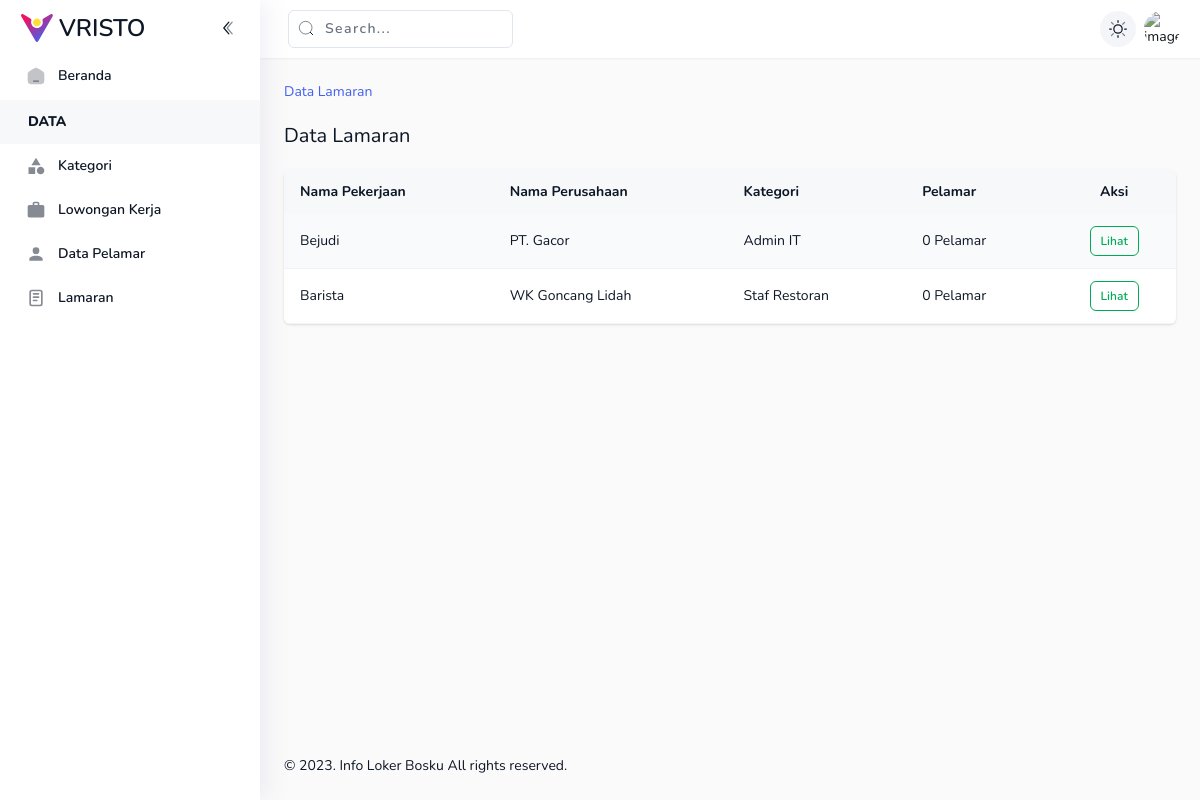
The page /index.php/admin/lamaran on the database as committed earlier.
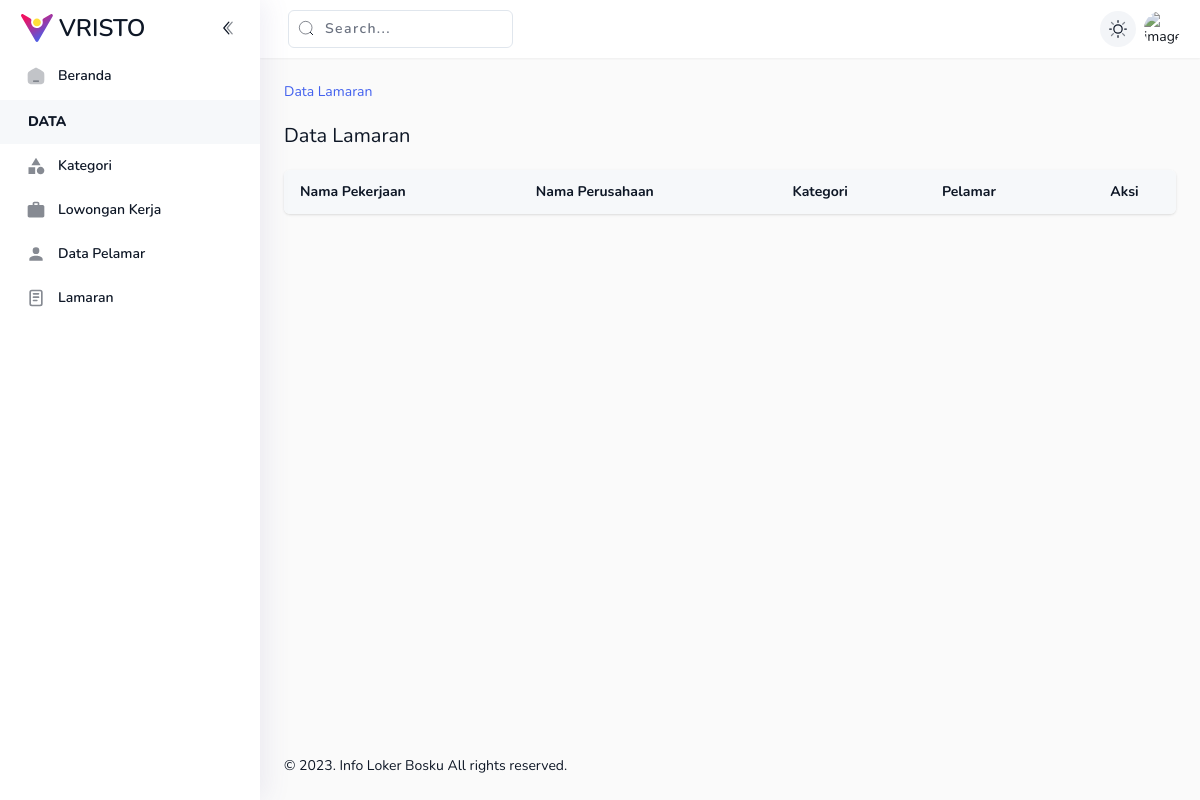
The same page on the database as committed later.
### tables this page shows
CREATE TABLE `loker` (
  `id_loker` varchar(50) NOT NULL,
  `nama_pekerjaan` varchar(200) NOT NULL,
  `nama_perusahaan` varchar(150) NOT NULL,
  `provinsi` varchar(100) NOT NULL,
  `kabupaten` varchar(100) NOT NULL,
  `kota` varchar(100) NOT NULL,
  `lokasi` text DEFAULT NULL,
  `gaji` varchar(200) NOT NULL,
  `gaji_akhir` varchar(200) NOT NULL,
  `benefit` varchar(255) DEFAULT NULL,
  `tunjangan` text DEFAULT NULL,
  `keuntungan` text DEFAULT NULL,
  `deskripsi` text NOT NULL,
  `tipe_kerja` varchar(50) NOT NULL,
  `kebijakan` varchar(50) NOT NULL,
  `hari_kerja` varchar(100) DEFAULT NULL,
  `jam_kerja` varchar(100) DEFAULT NULL,
  `pendidikan` varchar(150) NOT NULL,
  `pengalaman` varchar(50) NOT NULL,
  `jenis_kelamin` enum('Laki - Laki','Perempuan','Semua Jenis Kelamin') NOT NULL,
  `usia` int(20) NOT NULL,
  `skills` varchar(100) NOT NULL,
  `kategori` varchar(50) NOT NULL,
  `tgl_loker` date NOT NULL DEFAULT current_timestamp(),
  `tgl_akhir_loker` date DEFAULT NULL,
  `created_at` timestamp NOT NULL DEFAULT current_timestamp(),
  `updated_at` timestamp NOT NULL DEFAULT current_timestamp() ON UPDATE current_timestamp(),
  `deleted_at` timestamp NULL DEFAULT NULL
);

### application/controllers/admin/Lamaran.php (called while the page is built, shortened)
<?php
class Lamaran extends CI_Controller
{
    public function __construct()
    {
        $this->load->model('Lamaran_model', 'lamaran');
        $this->load->library('session');
    }
    public function index()
    {
        $data['lamaran'] = $this->lamaran->loker('loker');
        $data['totalpelamar'] = $this->lamaran->total();
        $this->load->view('admin/lamaran/index', $data);
    }
}

### index.php (called while the page is built, shortened)
<?php
require_once BASEPATH.'core/CodeIgniter.php';

### application/models/Lamaran_model.php (called while the page is built, shortened)
<?php
class Lamaran_model extends CI_Model
{
    public function loker($table)
    {
        $this->db->from($table);
        $this->db->order_by('id_loker', 'DESC');
        $query = $this->db->get();
        if ($query->num_rows() > 0) {
            foreach ($query->result_array() as $row) {
                $data[] = $row;
            }
        } else {
            $data = NULL;
        }
        return $data;
    }
    public function total()
    {
        $this->db->select('*');
        $this->db->from('lamaran');
        $this->db->join('data_pelamar', 'lamaran.id_pelamar = data_pelamar.id_pelamar');
        return $this->db->get()->result_array();
    }
    public function pelamar($id)
    {
        $q = $this->db->query("SELECT * FROM lamaran WHERE id_loker='$id'");
        return $q->result();
    }
}

### application/views/admin/lamaran/index.php (the view, shortened to what the changed rows need)
<!DOCTYPE html>
<html lang="en" dir="ltr">
<head>
</head>
<body x-data="main" class="relative overflow-x-hidden font-nunito text-sm font-normal antialiased" :class="[ $store.app.sidebar ? 'toggle-sidebar' : '', $store.app.theme === 'dark' || $store.app.isDarkMode ?  'dark' : '', $store.app.menu, $store.app.layout,$store.app.rtlClass]">
    <div class="main-container min-h-screen text-black dark:text-white-dark" :class="[$store.app.navbar]">
        <div class="main-content flex min-h-screen flex-col">
            <div class="animate__animated p-6" :class="[$store.app.animation]">
                <div>
                    <div x-data="contacts">
                        <div class="flex flex-wrap items-center justify-between gap-4">
                            <h2 class="text-xl mt-5">Data Lamaran</h2>
                        </div>
                        <div class="panel mt-5 overflow-hidden border-0 p-0">
                            <div>
                                <div class="table-responsive">
                                    <table class="table-striped table-hover">
                                        <thead>
                                            <tr>
                                                <th class="font-bold">Nama Pekerjaan</th>
                                                <th class="font-bold">Nama Perusahaan</th>
                                                <th class="font-bold">Kategori</th>
                                                <th class="font-bold">Pelamar</th>
                                                <th class="!text-center font-bold">Aksi</th>
                                            </tr>
                                        </thead>
                                        <tbody>
                                            <?php foreach ($lamaran as $l) : ?>
                                                <div>
                                                    <tr>
                                                        <td>
                                                            <div class="flex w-max items-center">
                                                                <div><?= $l['nama_pekerjaan'] ?></div>
                                                            </div>
                                                        </td>
                                                        <td>
                                                            <div class="flex w-max items-center">
                                                                <div><?= $l['nama_perusahaan'] ?></div>
                                                            </div>
                                                        </td>
                                                        <td>
                                                            <div class="flex w-max items-center">
                                                                <div><?= $l['kategori'] ?></div>
                                                            </div>
                                                        </td>
                                                        <td>
                                                            <div class="flex w-max items-center">
                                                              <?php $pelamar = $this->lamaran->pelamar($l['id_loker']);
                                                                    echo count($pelamar) . ' Pelamar'; ?>
                                                            </div>
                                                        </td>
                                                        <td>
                                                            <div class="flex items-center justify-center gap-4">
                                                                <a href="<?= base_url('admin/dataloker' . '/' . $l['id_loker'] . '/' . url_title($l['nama_pekerjaan'])); ?>">
                                                                    <button type="button" class="btn btn-sm btn-outline-success">
                                                                        Lihat
                                                                    </button>
                                                                </a>
                                                            </div>
                                                        </td>
                                                    </tr>
                                                </div>
                                            <?php endforeach ?>
                                        </tbody>
                                    </table>
                                </div>
                            </div>
                        </div>
                    </div>
                </div>
            </div>
        </div>
    </div>
</body>
</html>

Rows that differ between the two databases and show on the page:
removed loker: nama_pekerjaan "Bejudi", nama_perusahaan "PT. Gacor", kategori "Admin IT", count($pelamar) "0"
removed loker: nama_pekerjaan "Barista", nama_perusahaan "WK Goncang Lidah", kategori "Staf Restoran", count($pelamar) "0"
